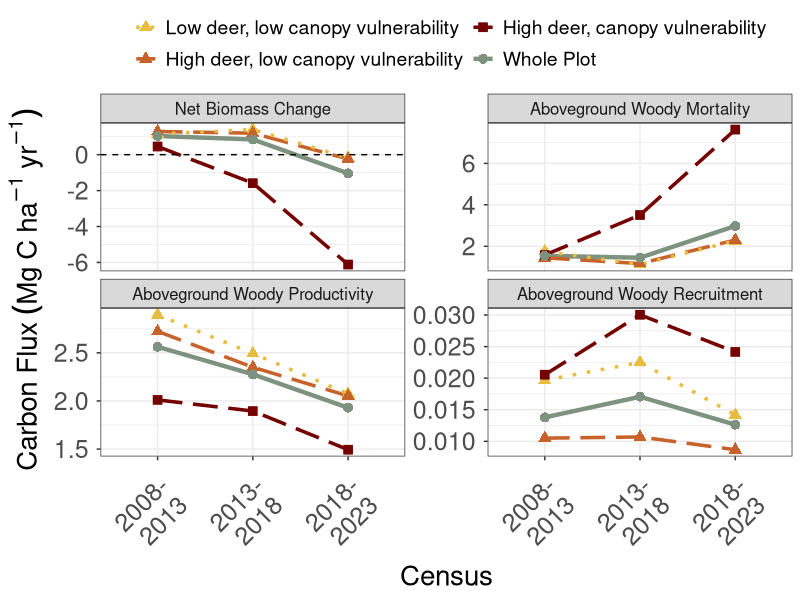
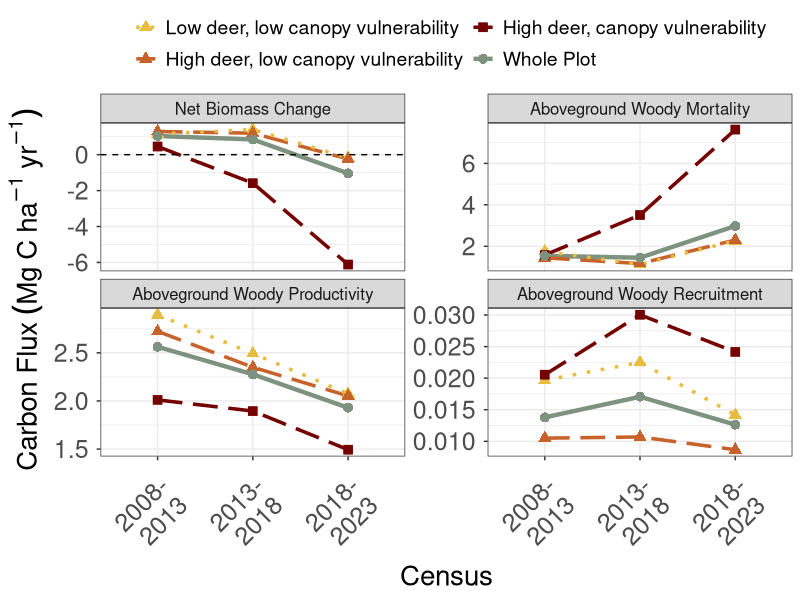

Recreate these plots in R, in order. (Note: this script raises an error after producing the figures.)
library(tidyverse) 
library(ggplot2)

woodyfluxes <- read.csv("data/processed_data/WoodyFluxes.csv") %>%
  mutate(quadrat = sprintf("%04d", quadrat))  %>% 
  select(-X) 
grouped_quadrats <- read.csv("data/grouped_quadrats.csv") %>%
  mutate(quadrat = sprintf("%04d", quadrat))  %>% 
  select(-X)

group_trends <- woodyfluxes  %>% 
  left_join(grouped_quadrats, by = c("quadrat" = "quadrat"))  %>% 
  group_by(Group, Census)  %>% 
  summarize(qc = n(),
            AWP = sum(AWP) / qc, 
            AWM = (sum(AWM) / qc ), 
            AWR = sum(AWR) / qc, 
            NetFlux = sum(NetFlux) / qc) %>% 
  mutate(Group = as.character(Group))


tot_trends <- woodyfluxes  %>% 
  group_by(Census)  %>% 
  summarize(qc = n(),
            AWP = sum(AWP) / qc, 
            AWM = (sum(AWM) / qc ),  
            AWR = sum(AWR) / qc, 
            NetFlux = sum(NetFlux) / qc)  %>% 
  mutate(Group = "Whole Plot")

fig3_woodyfluxes <- group_trends  %>% 
  bind_rows(tot_trends)  %>% 
  drop_na()   %>% 
  pivot_longer(c(AWP, AWM, AWR, NetFlux), names_to = c("Flux"),values_to = "MgC_Yr_Ha")  %>% 
  mutate(Flux = factor(Flux, levels = c("NetFlux","AWM","AWP","AWR")),
         lwd_col = if_else(Group %in% c("Whole Plot"), 5, 3),  #0.5, 1.2
         cex_col = if_else(Group %in% c("Whole Plot"), 5, 3),
         cens_int = case_when(Census == 2 ~ "2008-\n2013",
                              Census == 3 ~ "2013-\n2018",
                              Census == 4 ~ "2018-\n2023")
  )



colz <- c("#E7BC40","#C7622B", "#750000","#7e937f")
flux_names <- as_labeller(c("AWM" = "Aboveground Woody Mortality",
                            "AWP" = "Aboveground Woody Productivity",
                            "AWR" = "Aboveground Woody Recruitment",
                            "NetFlux" = "Net Biomass Change"))

fig3 <- ggplot(fig3_woodyfluxes, aes(x = as.ordered(cens_int), y = MgC_Yr_Ha, group = Group, col = Group)) +
  facet_wrap(~Flux, scales = "free_y", labeller = flux_names) +
  geom_line(data = fig3_woodyfluxes  %>% filter(Group %in% c("Whole Plot")), lwd = 1.5, lty = 1) + 
  geom_line(data = fig3_woodyfluxes %>% filter(Group %in% c("2", "3")), lwd = 1.2, lty = 5) + 
  geom_line(data = fig3_woodyfluxes %>% filter(Group %in% c("1")), lwd = 1.2, lty = 3) +
  geom_point(data = fig3_woodyfluxes %>% filter(Group %in% c("1")), pch = 17, cex = 3, fill = "#E7BC40") +
  geom_point(data = fig3_woodyfluxes %>% filter(Group %in% c("2")), pch = 17, cex = 3, fill = "#C7622B") +
  geom_point(data = fig3_woodyfluxes %>% filter(Group %in% c("3")), pch = 22, cex = 3, fill = "#750000") +
  geom_point (data = fig3_woodyfluxes %>% filter(Group %in% c("Whole Plot")), pch = 16, cex = 3, fill = "#7e937f") +
  geom_hline(data = fig3_woodyfluxes  %>% filter(Flux %in% c("NetFlux")),aes(yintercept = 0), lty = "dashed") +
  scale_color_manual(name = element_blank(),labels = c("Low deer, low canopy vulnerability","High deer, low canopy vulnerability", "High deer, canopy vulnerability", "Whole Plot"), values = colz, guide = guide_legend(nrow = 2)) +
  labs(y = expression("Carbon Flux"~(Mg~C~ha^-1~yr^-1)), x = "Census") +
  theme_bw() +
  theme(legend.position = "top",
        legend.text = element_text(size = 14),
        legend.background = element_blank(),
        strip.text = element_text(size = 12),
        axis.text.x = element_text(size = 18, margin = margin(t = .15,r = 0, b = .05,l = 0,unit = "in"), angle = 45, hjust = 1),
        axis.text.y = element_text(size = 18, margin = margin(t = 0,r = .08, b = 0,l = 0, unit = "in")),
        axis.title = element_text(size = 20)) 

fig3


ggsave(fig3,filename = "doc/display/Figure3.jpeg", units = "in",
       height = 8, width = 10, dpi = 300)


### save results for text ###
fig3_textresults  <- fig3_woodyfluxes  %>% 
  select(Group, Census, Flux, MgC_Yr_Ha, cens_int)

save(fig3_textresults, file = "doc/results-text/Figure3_textdata.Rdata")
